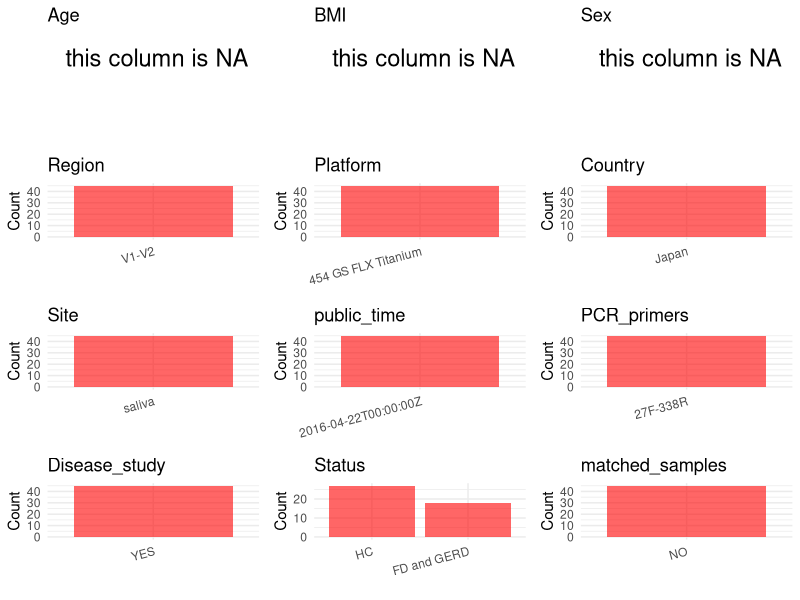

Write the R code that produced this figure. (Note: this script raises an error after producing the figure.)
## ---- chunk 1
# Load necessary libraries
library(dplyr)
library(ggplot2)
library(cowplot)
library(stringr)

# Set working directory (update this path to your local directory)
setwd("E:/bioproject_YSD/PRJDB3211")

# Read the initial metadata files
initial_meta <- read.csv("SraRunTable.csv", header = T)

# Remove entries non-oral samples
initial_meta <- initial_meta %>%
  filter(!str_detect(sample_name, "^(F|P-F|G|P-G)"))

# Display the first few rows of the metadata
head(initial_meta)
## ---- chunk 2
# Create a uniform metadata dataframe
metadata <- data.frame(
  BioProject = initial_meta$BioProject,
  Run = initial_meta$Run,
  sample_name = initial_meta$sample_name,
  Age = NA,
  BMI = NA,  
  Sex = NA,
  Region = "V1-V2",
  Platform = initial_meta$Instrument,
  Country = "Japan",
  Site = "saliva",
  public_time = initial_meta$ReleaseDate,
  stringsAsFactors = FALSE
)
## ---- chunk 3
# Add information obtained from the publication
metadata$PCR_primers <- "27F-338R"
metadata$title <- "Influence of proton-pump inhibitors on the luminal microbiota in the gastrointestinal tract"
metadata$Disease_study <- "YES"
# Assign disease status based on sample_name patterns
metadata <- metadata %>%
  mutate(Status = case_when(
    str_detect(sample_name, "^P") ~ "FD and GERD",
    TRUE ~ "HC"))

# Check initial data distribution
cat("Initial sample distribution:\n")
table(metadata$sample_name)
table(metadata$Site)

# Calculate sampling frequency per subject
sample_counts <- table(metadata$sample_name)
cat("\nNumber of samples per subject:\n")
print(sample_counts)

# Create matched_samples column
metadata$matched_samples <- ifelse(metadata$sample_name %in% names(sample_counts[sample_counts >= 2]), "YES", "NO")

cat("\nMatched samples distribution:\n")
table(metadata$matched_samples)

# Identify samples for removal: single samples excluding saliva
single_samples <- names(sample_counts[sample_counts == 1])
samples_to_remove <- metadata$sample_name %in% single_samples & 
                     !(metadata$Site %in% c("saliva"))

cat("\nNumber of samples to be removed:", sum(samples_to_remove), "\n")

# Remove identified samples
metadata_clean <- metadata[!samples_to_remove, ]

cat("\nFinal sample distribution after cleaning:\n")
table(metadata_clean$sample_name)
table(metadata_clean$Site)
table(metadata_clean$matched_samples)

# Use cleaned dataset for subsequent analysis
metadata <- metadata_clean
## ---- chunk 4
# Check the number of unique runs and sample names
print(paste("Number of unique runs:", length(unique(metadata$Run))))
print(paste("Number of unique sample names:", length(unique(metadata$sample_name))))
## ---- chunk 5
# Select columns for visualization
plot_data <- metadata %>%
  select(-BioProject, -Run, -sample_name, -title)

# Function to create simple plots for each column
create_simple_plots <- function(data) {
  plots <- list()
  
  for (col in colnames(data)) {
    # Check if the column is all NA
    if (all(is.na(data[[col]]))) {
      # Create an empty plot with text indicating all NA
      p <- ggplot() +
        annotate("text", x = 0.5, y = 0.5, label = "this column is NA", size = 6) +
        labs(title = col) +
        theme_void()
    } else if (is.numeric(data[[col]])) {
      # Numeric variable: histogram
      p <- ggplot(data, aes(x = .data[[col]])) +
        geom_histogram(fill = "blue", alpha = 0.6, bins = 20, na.rm = TRUE) +
        labs(title = col) +
        theme_minimal()
    } else {
      # Categorical variable: bar plot (remove NA values)
      count_data <- as.data.frame(table(data[[col]], useNA = "ifany"))
      p <- ggplot(count_data, aes(x = reorder(Var1, -Freq), y = Freq)) +
        geom_col(fill = "red", alpha = 0.6) +
        labs(title = col, x = NULL, y = "Count") +
        theme_minimal() +
        theme(axis.text.x = element_text(angle = 15, hjust = 1))
    }
    plots[[col]] <- p
  }
  
  return(plots)
}

# Generate and arrange plots
plots <- create_simple_plots(plot_data)
p<-plot_grid(plots$Age, 
          plots$BMI, 
          plots$Sex, 
          plots$Region, 
          plots$Platform, 
          plots$Country, 
          plots$Site,
          plots$public_time, 
          plots$PCR_primers,
          plots$Disease_study,
          plots$Status,
          plots$matched_samples,# add 
          ncol = 3, align = "hv", axis = "lb")
ggsave("Metadata_Summary.png", plot = p, width = 8, height = 6, dpi = 150)
## ---- chunk 6
knitr::include_graphics("Metadata_Summary.png")
## ---- chunk 7
# Reorder columns to match the desired format
metadata <- metadata[, c(
  "BioProject", "Run", "sample_name", "Age", "BMI", "Sex", 
  "Region", "Platform", "Country", "Site", "public_time", 
  "PCR_primers", "title", "Disease_study", "Status", "matched_samples"
)]

# Export the uniform metadata to a CSV file
write.csv(metadata, file = "metadata.csv", quote = TRUE)
head(metadata)
